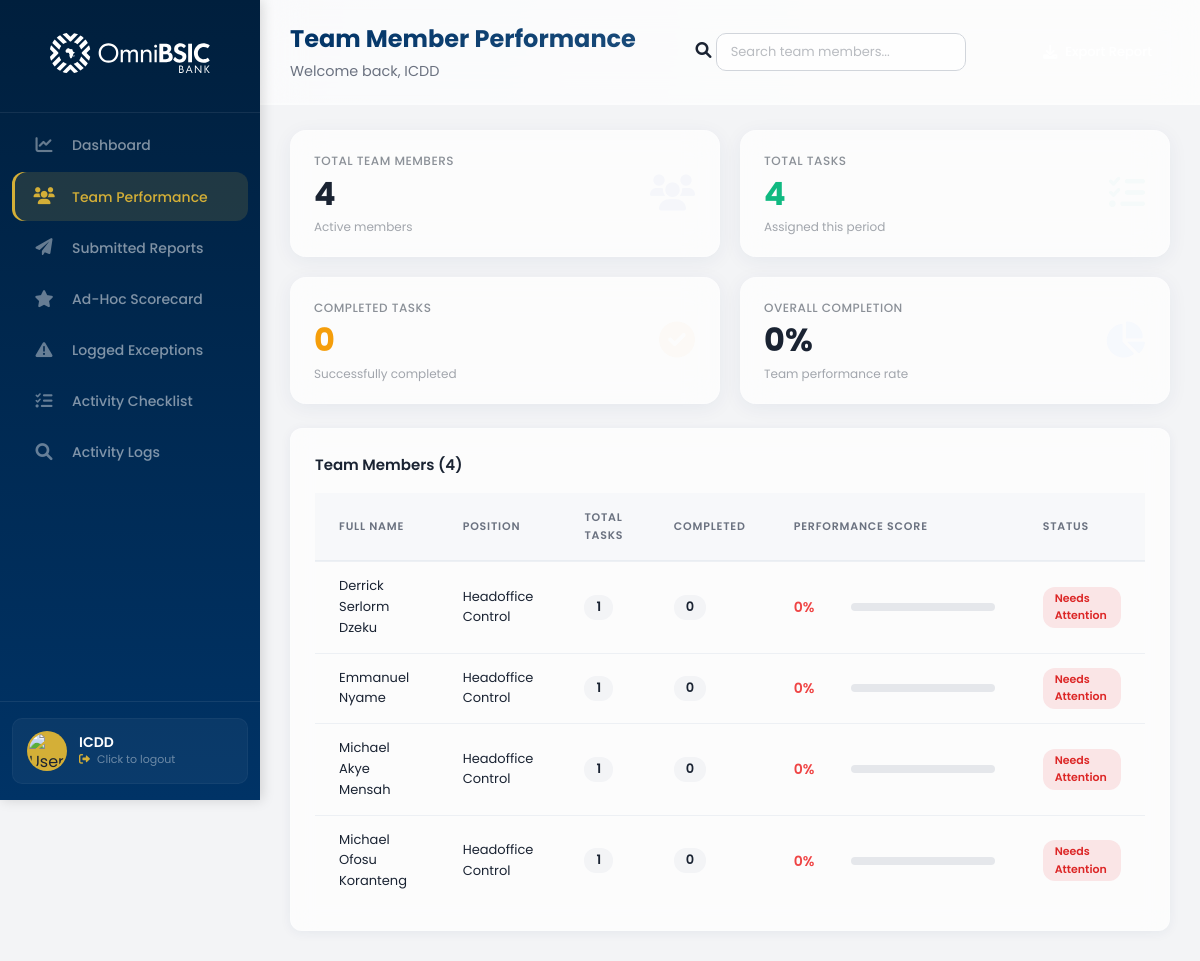
/adminboard/supervisor/team-performance/ (signed in), run on an earlier commit of the app's database.
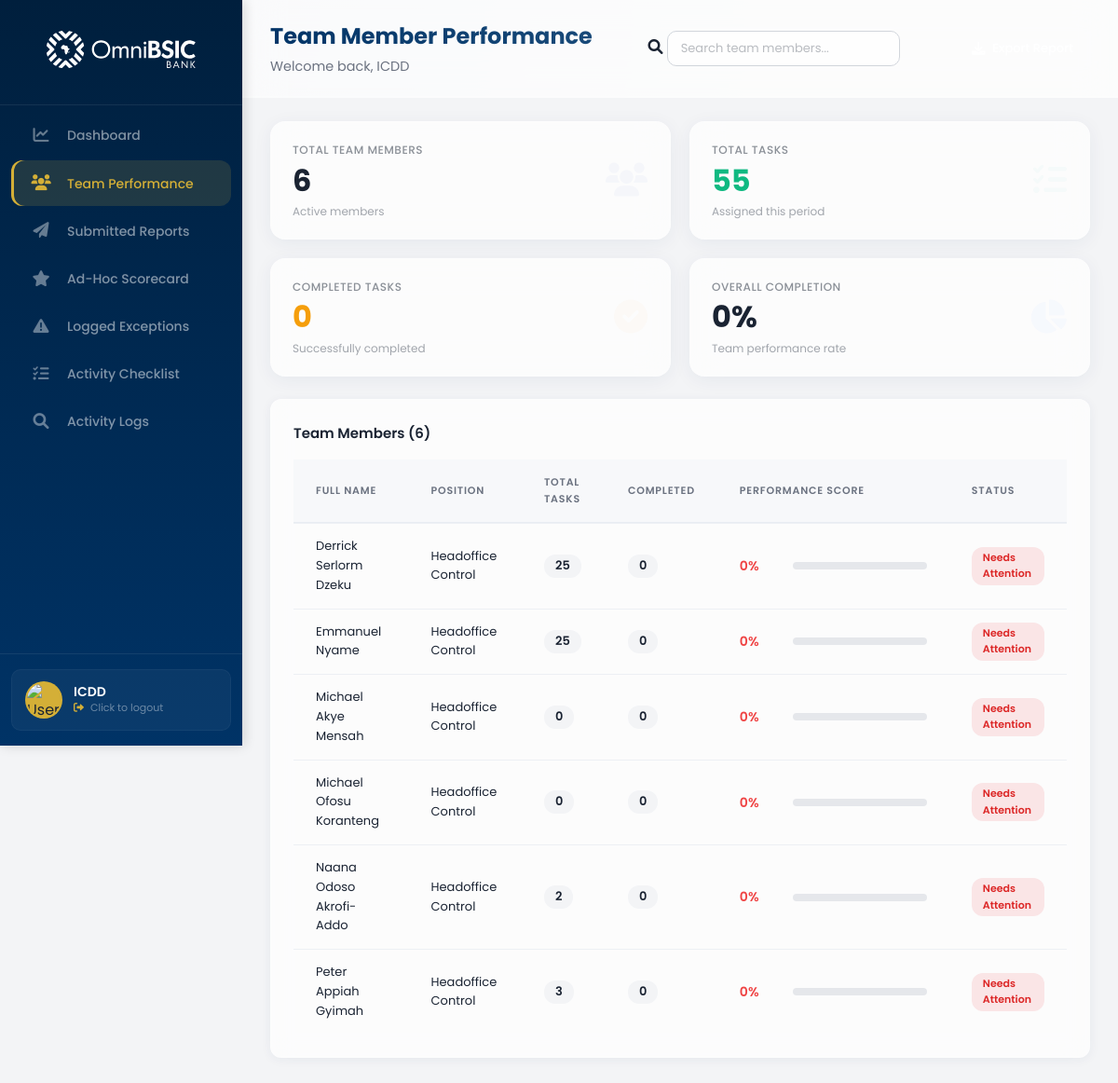
And on a later commit of the database.
### control_dashboard/models.py (models this page shows, shortened)
class UserProfile(models.Model):
    ROLE_CHOICES = [
        ('admin', 'Admin'),
        ('supervisor', 'Supervisor'),
        ('member', 'Member'),
    ]
    POSITION_CHOICES = [
        ('hc', 'Headoffice Control'),
        ('cc', 'Cluster Control'),
    ]
    STATUS_CHOICES = [
        ('active', 'Active'),
        ('inactive', 'Inactive'),
    ]
    user = models.OneToOneField(
        User,
        on_delete=models.CASCADE,
        related_name='profile',
        null=True,
        blank=True
    )
    email = models.EmailField(unique=True)
    full_name = models.CharField(max_length=200)
    username = models.CharField(max_length=150, unique=True, blank=True, null=True)
    position = models.CharField(max_length=50, choices=POSITION_CHOICES, default='member')
    role = models.CharField(max_length=50, choices=ROLE_CHOICES, default='member')
    status = models.CharField(max_length=50, choices=STATUS_CHOICES, default='active')
    created_at = models.DateTimeField(auto_now_add=True)
    updated_at = models.DateTimeField(auto_now=True)
    class Meta:
        db_table = 'user_profiles'
        ordering = ['full_name']

### control_dashboard/views.py (the view)
# urls.py: path('supervisor/team-performance/', views.team_performance, name='team_performance'),
@login_required
def team_performance(request):
    try:
        user_profile = UserProfile.objects.get(email=request.user.email)
        if user_profile.role != 'supervisor' and user_profile.role != 'admin':
            messages.error(request, 'You do not have permission to access this page.')
            return redirect_dashboard(request.user)
    except UserProfile.DoesNotExist:
        return redirect_dashboard(request.user)
    team_members = UserProfile.objects.filter(role='member', status='active').order_by('full_name')
    team_data = []
    total_tasks = 0
    total_completed = 0
    for member in team_members:
        assigned_checklists = Checklist.objects.filter(assigned_users=member).count()
        completed_checklists = ChecklistLog.objects.filter(user=member).count()
        total_tasks += assigned_checklists
        total_completed += completed_checklists
        percentage = 0
        if assigned_checklists > 0:
            percentage = int((completed_checklists / assigned_checklists) * 100)
        if percentage >= 80:
            status = 'success'
            status_text = 'Excellent'
        elif percentage >= 50:
            status = 'warning'
            status_text = 'In Progress'
        else:
            status = 'danger'
            status_text = 'Needs Attention'
        team_data.append({
            'user': member,
            'total_tasks': assigned_checklists,
            'completed': completed_checklists,
            'percentage': percentage,
            'status': status,
            'status_text': status_text,
        })
    overall_completion = 0
    if total_tasks > 0:
        overall_completion = int((total_completed / total_tasks) * 100)
    context = {
        'user_profile': user_profile,
        'team_data': team_data,
        'total_members': len(team_members),
        'total_tasks': total_tasks,
        'total_completed': total_completed,
        'overall_completion': overall_completion,
    }
    return render(request, 'control_dashboard/team.html', context)

### control_dashboard/templates/control_dashboard/team.html (shortened to what the changed rows need)
{% extends 'control_dashboard/base.html' %}
{% load static %}
{% block extra_css %}
<link rel="stylesheet" href="{% static 'stylesheets/team-performance.css' %}" type="text/css">
{% endblock %}
{% block content %}
<div class="analytics-metrics-grid">
    <div class="metric-card border-left-primary">
        <div class="metric-card-content">
            <span class="card-metric-label">Total Team Members</span>
            <h3 class="card-metric-value text-primary">{{ total_members|default:0 }}</h3>
            <span class="card-metric-subtext">Active members</span>
        </div>
    </div>
    <div class="metric-card border-left-success">
        <div class="metric-card-content">
            <span class="card-metric-label">Total Tasks</span>
            <h3 class="card-metric-value text-success">{{ total_tasks|default:0 }}</h3>
            <span class="card-metric-subtext">Assigned this period</span>
        </div>
    </div>
</div>
<div class="table-container">
    <div class="table-header">
        <h4>Team Members ({{ team_data|length }})</h4>
    </div>
    <table class="users-table" id="teamTable">
        <thead>
            <tr>
                <th>Full Name</th>
                <th>Position</th>
                <th class="text-center">Total Tasks</th>
                <th class="text-center">Completed</th>
                <th style="width: 30%;">Performance Score</th>
                <th class="text-center">Status</th>
            </tr>
        </thead>
        <tbody>
            {% for member in team_data %}
            <tr data-name="{{ member.user.full_name|lower }}">
                <td class="font-bold">{{ member.user.full_name|default:member.user.email }}</td>
                <td>{{ member.user.get_position_display|default:"-" }}</td>
                <td class="text-center"><span class="task-count-badge">{{ member.total_tasks }}</span></td>
                <td class="text-center"><span class="task-count-badge">{{ member.completed }}</span></td>
                <td>
                    <div class="performance-metric-wrapper">
                        <span class="score-text {% if member.percentage >= 90 %}text-success{% elif member.percentage >= 70 %}text-warning{% else %}text-danger{% endif %}">
                            {{ member.percentage }}%
                        </span>
                        <div class="progress-track">
                        </div>
                    </div>
                </td>
                <td class="text-center">
                    <span class="status-badge {% if member.status == 'success' %}active{% elif member.status == 'warning' %}pending{% else %}inactive{% endif %}">
                        {{ member.status_text }}
                    </span>
                </td>
            </tr>
            {% endfor %}
        </tbody>
    </table>
</div>
{% endblock %}

What changed in the data, as far as the page shows it:
computed for UserProfile "Derrick Serlorm Dzeku": total_tasks "1" → "25"
computed for UserProfile "Emmanuel Nyame": total_tasks "1" → "25"
computed for UserProfile "Michael Akye Mensah": total_tasks "1" → "0"
computed for UserProfile "Michael Ofosu Koranteng": total_tasks "1" → "0"
added UserProfile: user.full_name "Naana Odoso Akrofi-Addo", user.position "Headoffice Control", total_tasks "2", completed "0", percentage "0", status_text "Needs Attention"
added UserProfile: user.full_name "Peter Appiah Gyimah", user.position "Headoffice Control", total_tasks "3", completed "0", percentage "0", status_text "Needs Attention"
Also different on the page:
{{ total_members|default:0 }}: "4" → "6"
{{ total_tasks|default:0 }}: "4" → "55"
{{ team_data|length }}: "4" → "6"
